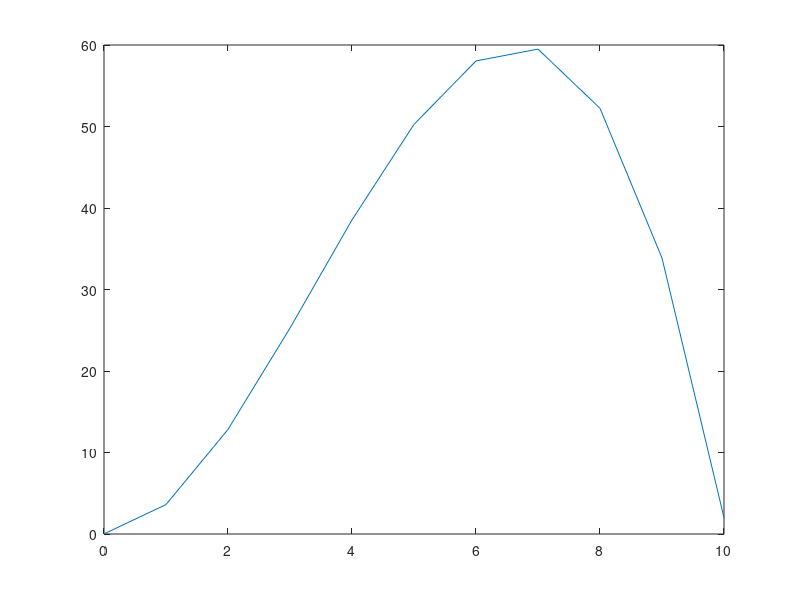

Reproduce this figure in MATLAB.
x=-10:0.1:10;
y=exp(-x.^2/2)/sqrt(2*pi);
for a=0:10
    for i=1:length(x)
        xc=x(i);
        if(xc<-a)
            yc(i)=-2*a;
        elseif(-a<=xc && xc<a)
            yc(i)=0;
        else
            yc(i)=2*a;
        end
    end
    mse(a+1)=mean((y-yc).^2);
end
plot(0:10,mse)